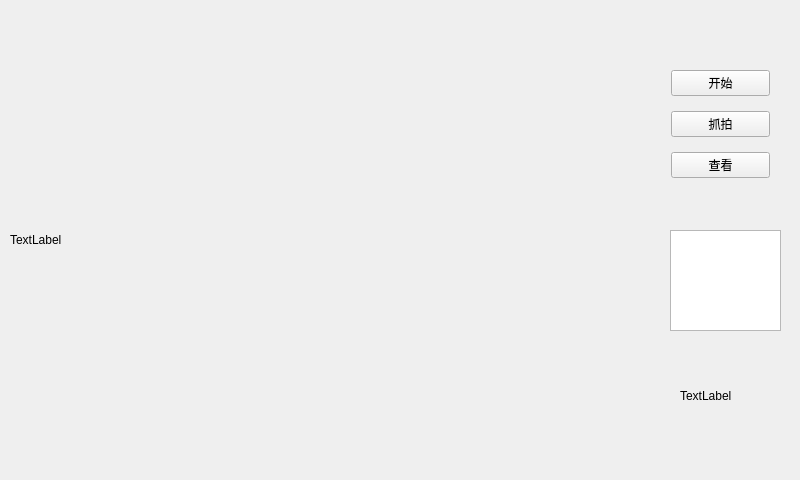
<?xml version="1.0" encoding="UTF-8"?>
<ui version="4.0">
 <class>MainWindow</class>
 <widget class="QMainWindow" name="MainWindow">
  <property name="geometry">
   <rect>
    <x>0</x>
    <y>0</y>
    <width>800</width>
    <height>480</height>
   </rect>
  </property>
  <property name="windowTitle">
   <string>MainWindow</string>
  </property>
  <widget class="QWidget" name="centralWidget">
   <widget class="QLabel" name="displaytLabel">
    <property name="geometry">
     <rect>
      <x>10</x>
      <y>0</y>
      <width>640</width>
      <height>480</height>
     </rect>
    </property>
    <property name="text">
     <string>TextLabel</string>
    </property>
   </widget>
   <widget class="QLabel" name="shotlabel">
    <property name="geometry">
     <rect>
      <x>680</x>
      <y>350</y>
      <width>101</width>
      <height>91</height>
     </rect>
    </property>
    <property name="text">
     <string>TextLabel</string>
    </property>
   </widget>
   <widget class="QListWidget" name="listWidget">
    <property name="geometry">
     <rect>
      <x>670</x>
      <y>230</y>
      <width>111</width>
      <height>101</height>
     </rect>
    </property>
   </widget>
   <widget class="QWidget" name="verticalLayoutWidget">
    <property name="geometry">
     <rect>
      <x>660</x>
      <y>50</y>
      <width>121</width>
      <height>151</height>
     </rect>
    </property>
    <layout class="QVBoxLayout" name="verticalLayout">
     <item>
      <widget class="QPushButton" name="startBtn">
       <property name="text">
        <string>开始</string>
       </property>
      </widget>
     </item>
     <item>
      <widget class="QPushButton" name="startBtn_2">
       <property name="text">
        <string>抓拍</string>
       </property>
      </widget>
     </item>
     <item>
      <widget class="QPushButton" name="startBtn_3">
       <property name="text">
        <string>查看</string>
       </property>
      </widget>
     </item>
    </layout>
   </widget>
  </widget>
 </widget>
 <layoutdefault spacing="6" margin="11"/>
 <resources/>
 <connections/>
</ui>
